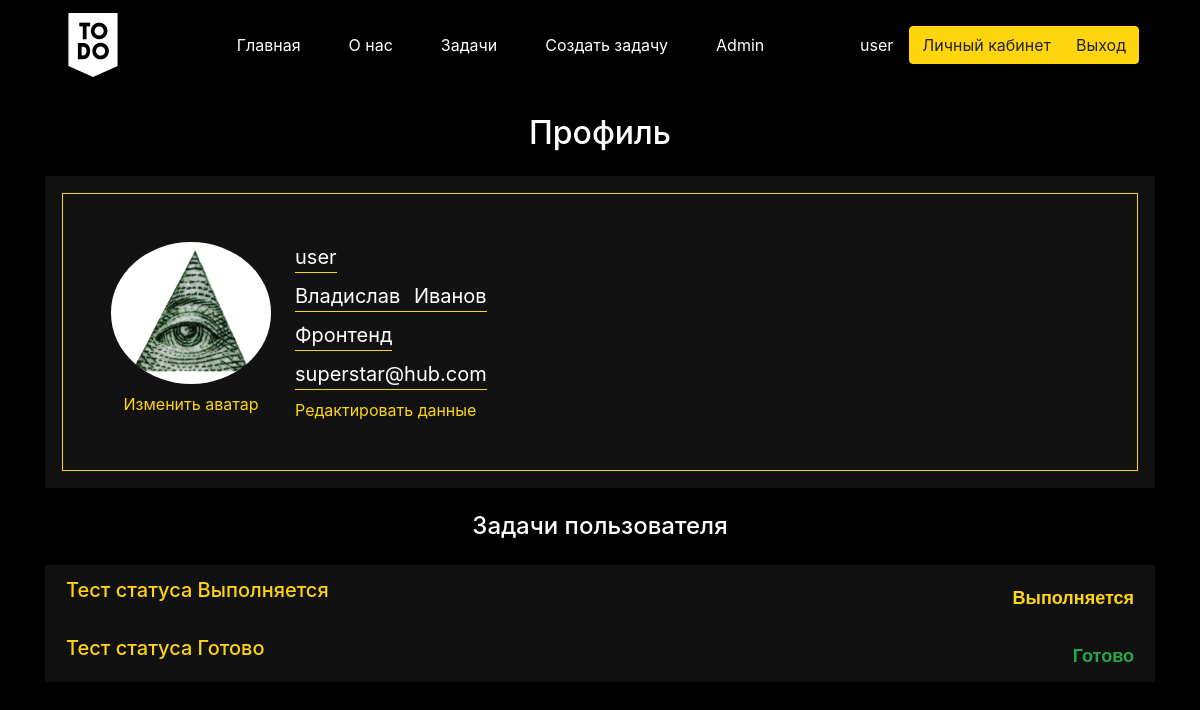
The page /profile (signed in) on the database as committed earlier.
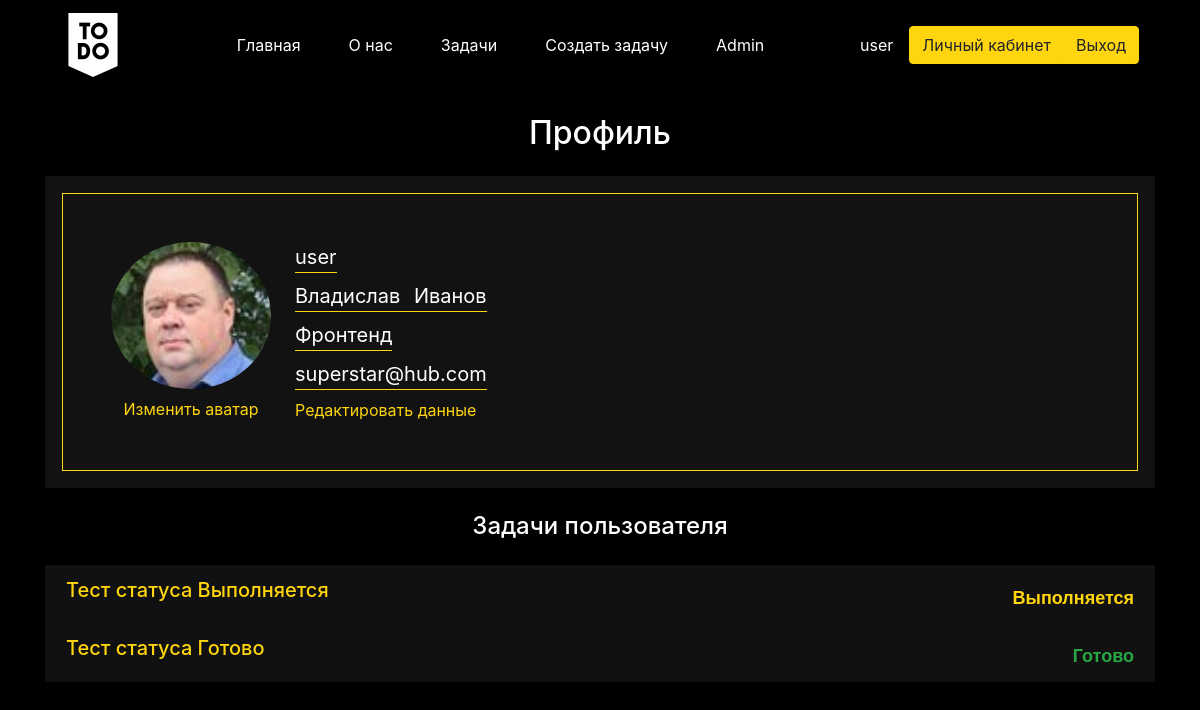
The same page on the database as committed later.
### main/models.py (models this page shows, shortened)
class Human(models.Model):
    first_name = models.CharField('Имя', max_length=10)
    second_name = models.CharField('Фамилия', max_length=15)
    avatar = models.ImageField(null=True, blank=True, upload_to="images/")
    id_registarion = models.CharField('id при регистрации', max_length=5)
    id_branch = models.ForeignKey(branch, on_delete=models.CASCADE)
    class Meta:
        verbose_name = 'Сотрудник'
        verbose_name_plural = 'Сотрудники'

class branch(models.Model):
    name = models.CharField('Наименование отдела', max_length=12)
    def __str__(self):
        return self.name
    class Meta:
        verbose_name = 'Отдел'
        verbose_name_plural = 'Отделы'

class Task1(models.Model):
    title = models.CharField('Название', max_length=25)
    description = models.TextField('Описание')
    date = models.CharField('Дата', max_length=10)
    id_person = models.CharField('Создатель', max_length=10)
    id_status = models.ForeignKey(status,  on_delete=models.CASCADE)
    id_performing_person = models.CharField('Исполнитель', max_length=20)
    class Meta:
        verbose_name = 'Задача'
        verbose_name_plural = 'Задачи'

class status(models.Model):
    name = models.CharField('Наименование статуса', max_length=12)
    def __str__(self):
        return self.name
    class Meta:
        verbose_name = 'Статус'
        verbose_name_plural = 'Статусы'

### main/views.py (the view)
# urls.py: path('profile', views.profile, name='profile'),
def profile(request):
    try:
        user_info = request.user
        Status_good = status.objects.get(id=3)
        Status_norm = status.objects.get(id=2)
        tasks = Task1.objects.all()
        humans = Human.objects.all()
        for human in humans:
            if str(human.id_registarion) == str(user_info.id):
                self_human = human
        user_info = str(request.user)
        return render(request, 'main/profile.html', {'title': 'Профиль', 'tasks':tasks, 'self_human': self_human, 'user_info':user_info,  'Status_good':Status_good, 'Status_norm':Status_norm})
    except ValueError:
        return redirect('createhuman')
    except UnboundLocalError:
        return redirect('createhuman')

### main/templates/main/profile.html (shortened to what this page needs)
{% extends 'main/base.html' %}
{% block content %}
<div class="container">
  <h2 class="text-white text-center my-4">{{ title }}</h2>
  <div class="card p-3">
    <div class="d-flex border border-warning p-5">
      <div>
        <img class="avatar-profile" src="{{ self_human.avatar.url }}" alt="avatar">
        <a class="text-warning text-decoration-none d-block text-center mt-2" href="edit_avatar">Изменить аватар</a>
      </div>
      <div class="text-white ml-4">
        <div class="mb-2 d-flex title-profile">
          <div class="dinamik-title">{{ request.user.username }}</div>
        </div>
        <div class="mb-2 d-flex title-profile">
          <div class="dinamik-title">{{ self_human.first_name }} <span class="ml-2">{{ self_human.second_name }}</span>
          </div>
        </div>
        <div class="mb-2 d-flex title-profile">
          <div class="dinamik-title">{{ self_human.id_branch }}</div>
        </div>
        <div class="mb-2 d-flex title-profile">
          <div class="dinamik-title">{{ request.user.email }}</div>
        </div>
        <a class="text-warning text-decoration-none" href="edit_data">Редактировать данные</a>
      </div>
    </div>
  </div>
  <h4 class="text-white text-center mt-4 mb-4">Задачи пользователя</h4>
  <div class="accordion mt-4" id="accordionTable">
    {% for el in tasks %}
    {% if user_info == el.id_performing_person %}
    <div class="card text-white">
      <a class="text-white text-decoration-none" type="button" data-toggle="collapse" data-target="#id{{ el.id }}"
         aria-expanded="true" aria-controls="collapseOne" href="#">
        <div class="card-header d-flex justify-content-between">
          <h5>{{ el.title }}</h5>
          {% if el.id_status == Status_good %}
          <span class="card-status text-success">{{ el.id_status }}</span>
          {% elif el.id_status == Status_norm %}
          <span class="card-status text-warning">{{ el.id_status }}</span>
          {% else %}
          <span class="card-status text-info">{{ el.id_status }}</span>
          {% endif %}
        </div>
      </a>
    </div>
    {% endif %}
    {% endfor %}
  </div>
</div>
<div class="p-5"></div>
{% endblock %}

### main/templates/main/base.html (shortened to what this page needs)
<!DOCTYPE html>
{% load static %}
<html lang="ru">
<head>
  <link rel="stylesheet" href="https://cdn.jsdelivr.net/npm/bootstrap@4.5.3/dist/css/bootstrap.min.css"
>
  <link rel="stylesheet" type="text/css" href="{% static 'template/css/main.css' %}">
</head>
<body>
<div class="container">
  <nav class="navbar navbar-expand-md navbar-dark">
    <a href="{% url 'home' %}" class="navbar-brand"><img src="../../../static/template/image/to-do.png" alt=""></a>
    <div class="collapse navbar-collapse" id="navbarSupportedContent">
      <ul class="navbar-nav mx-auto">
        <li class="nav-item px-4">
          <a class="nav-link px-0" href="{% url 'home' %}">Главная</a>
        </li>
        <li class="nav-item px-4">
          <a class="nav-link px-0" href="{% url 'about' %}">О нас</a>
        </li>
        <li class="nav-item px-4">
          <a class="nav-link px-0" href="{% url 'tasks' %}">Задачи</a>
        </li>
        <li class="nav-item px-4">
          <a class="nav-link px-0" href="{% url 'createtask' %}">Создать задачу</a>
        </li>
        <li class="nav-item px-4">
          <a class="nav-link px-0" href="admin">Admin</a>
        </li>
      </ul>
    </div>
    {% if user.is_authenticated %}
    <span class="mr-3 text-white">{{user.username }} </span>
    <div class="btn-group" role="group">
      <a type="button" class="btn btn-warning" href="{% url 'profile' %}">Личный кабинет</a>
      <a type="button" class="btn btn-warning" href="{% url 'account_logout' %}">Выход</a>
    </div>
    {% else %}
    <div class="btn-group" role="group">
      <a type="button" class="btn btn-warning" href="{% url 'account_login' %}">Вход</a>
      <a type="button" class="btn btn-warning" href="{% url 'account_signup' %}">Регистрация</a>
    </div>
    {% endif %}
  </nav>
</div>
{% block content %}{% endblock %}
</body>
</html>

### static/template/css/main.css (style rules this page uses)
body { background-color: #000000; }
.text-warning { color: #FFD50D !important; }
.border-warning { border-color: #FFD50D !important; }
.btn-warning { color: #212529; background-color: #FFD50D; border-color: #FFD50D; }
.navbar-dark .navbar-nav .nav-link { color: #ffffff; }
a { color: #ffffff; }
.card-status { margin-top: 10px; font: 700 18px sans-serif; }
.card { border-radius: 0; background-color: #121212; }
.card h5 { color: #FFD50D; }
.avatar-profile { border-radius: 50%; width: 160px; }
.title-profile { font-size: 20px; }
.title-profile .dinamik-title { border-bottom: 1px solid #FFD50D; }

Rows that differ between the two databases and show on the page:
changed Human "Владислав": avatar: a different picture
